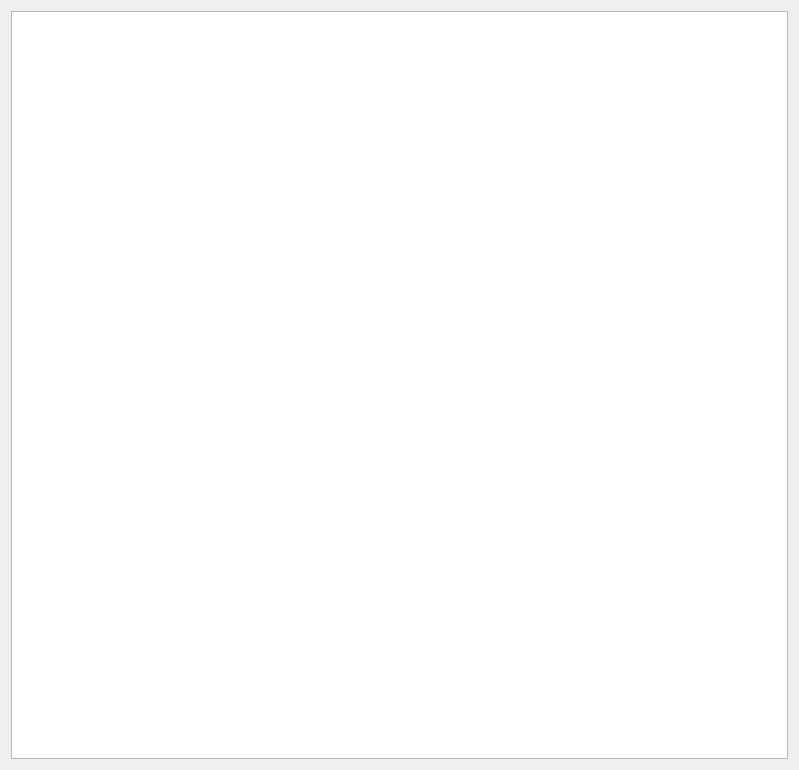
<?xml version="1.0" encoding="UTF-8"?>
<ui version="4.0">
 <class>Manual</class>
 <widget class="QDialog" name="Manual">
  <property name="geometry">
   <rect>
    <x>0</x>
    <y>0</y>
    <width>799</width>
    <height>770</height>
   </rect>
  </property>
  <property name="windowTitle">
   <string>Dialog</string>
  </property>
  <layout class="QGridLayout" name="gridLayout">
   <item row="0" column="0">
    <widget class="QTextBrowser" name="htm"/>
   </item>
  </layout>
 </widget>
 <resources/>
 <connections/>
</ui>
